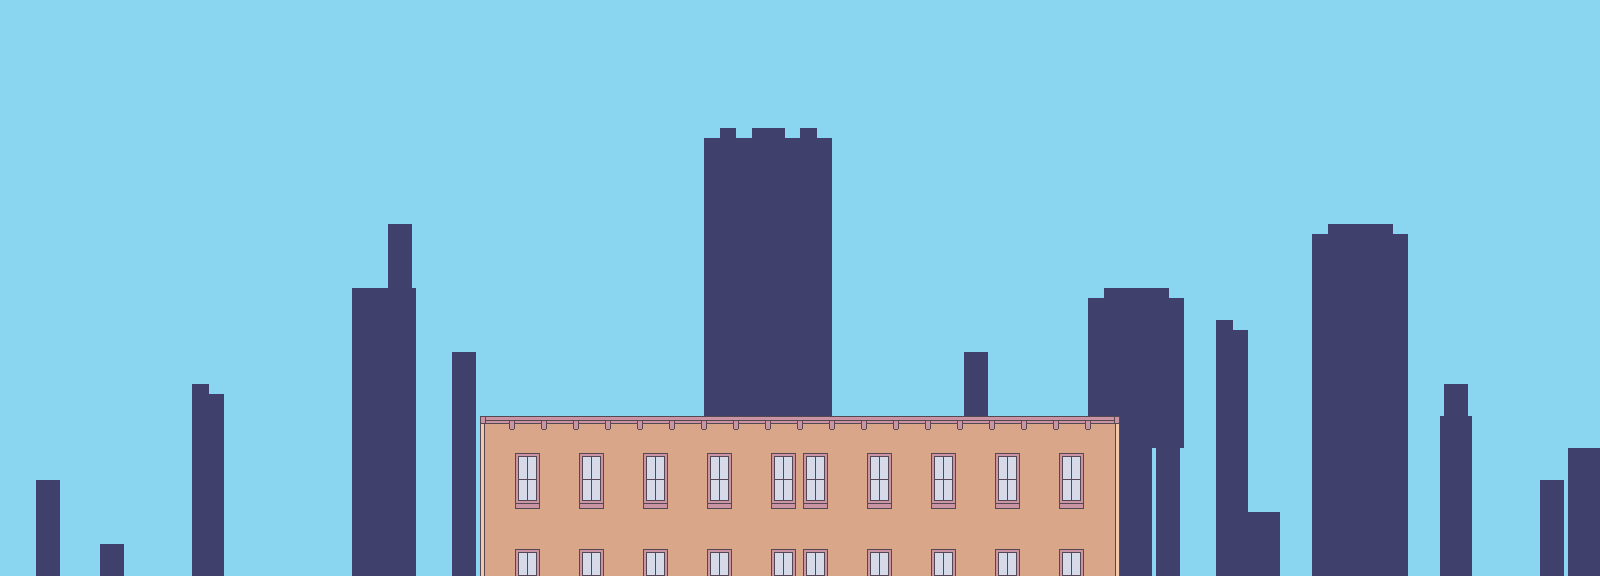

Below is a game level as drawn by its tile map, then a one-line description and the .tmx that defines it (tile-layer data replaced by summaries):
An orthogonal 50x18 tile map with 32x32 px tiles, 4 tile layers (SKY, BACK, MIDDLE, FRONT), 2 tilesets and 1 object.

<map version="1.0" orientation="orthogonal" renderorder="right-down" width="50" height="18" tilewidth="32" tileheight="32" nextobjectid="28">
 <tileset firstgid="1" name="town" tilewidth="32" tileheight="32" spacing="1" tilecount="32" columns="8">
  <image source="../sprites/tilesets/town.PNG" width="276" height="149" />
 </tileset>
 <tileset firstgid="33" name="background" tilewidth="32" tileheight="32" spacing="1" tilecount="4" columns="2">
  <image source="../sprites/tilesets/background.png" width="65" height="65" />
 </tileset>
 <layer name="SKY" width="50" height="18">
  <data>[900 cells, 900 non-empty, 1 distinct tile ids]</data>
 </layer>
 <layer name="BACK" width="50" height="18">
  <data>[900 cells, 185 non-empty, 4 distinct tile ids]</data>
 </layer>
 <layer name="MIDDLE" width="50" height="18">
  <data>[900 cells, 100 non-empty, 8 distinct tile ids]</data>
 </layer>
 <layer name="FRONT" width="50" height="18">
  <data>[900 cells, 0 non-empty, 0 distinct tile ids]</data>
 </layer>
 <objectgroup name="COLLISION">
  <object id="26" x="480" y="416" width="640" height="224" />
 </objectgroup>
 <objectgroup name="ENTITIES" />
</map>
